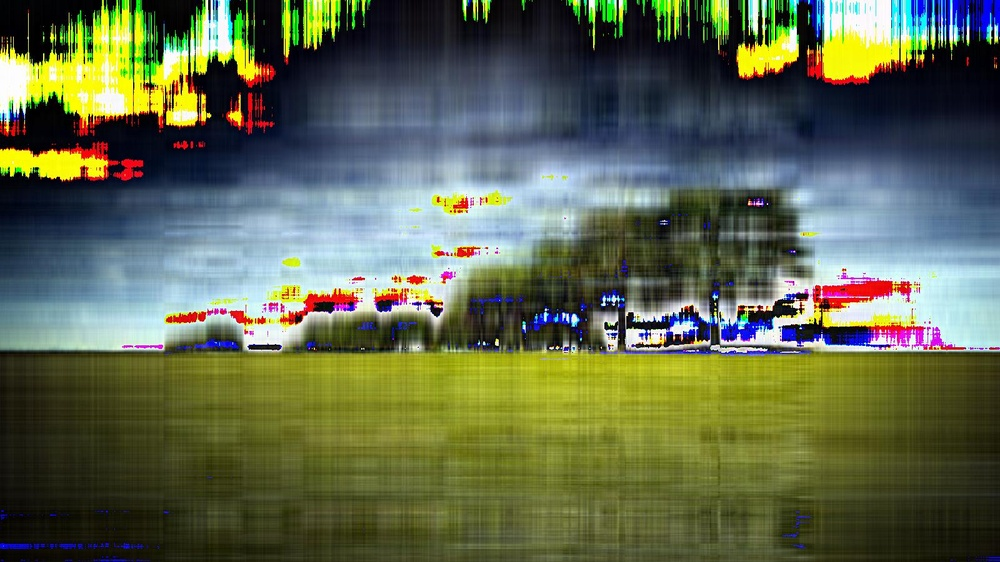
#> input picture pca/Image1/10.jpg, 1000 x 562 px, shrunk from 1600 x 900 before the run
$ python pca.py Image1/10.jpg out.png 3
#> lines starting #> are read from the running program, lines starting #| are printed output that depends on the picture
from skimage import io as imageio
import sys
import numpy as np
from sklearn.decomposition import PCA

# get the input original image and the K value (number of colors/clusters)
imgName = sys.argv[1]

# number of the pricinpal components
k = int(sys.argv[3])

# read in the image
image = imageio.imread(imgName)
#> image is the input picture: shape (562, 1000, 3); mean R, G, B 95.4, 104.2, 78

# get the dimensions of the image
width, height, depth = image.shape
#> width = 562; height = 1000; depth = 3

image_arr = np.reshape(image,(width,depth*height))
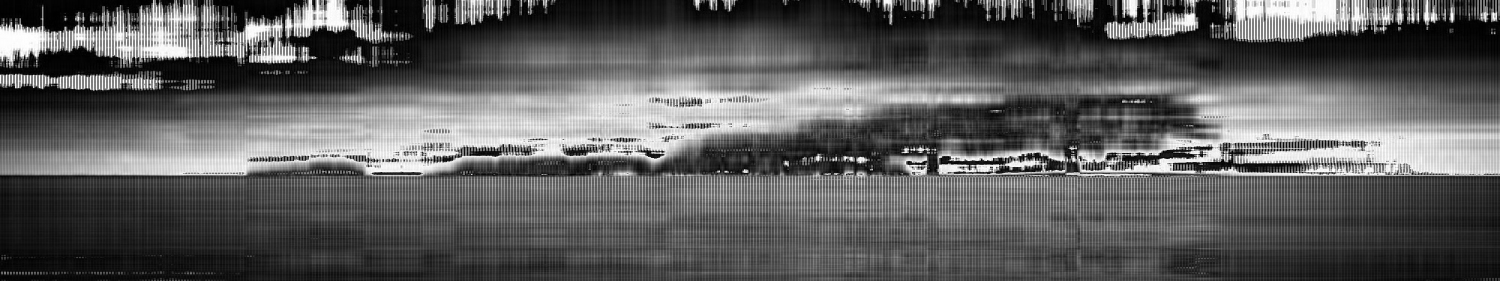
#> image_arr: shape (562, 3000) (shown at 1/2 size); min 0, max 255, mean 92.5

# apply PCA on each color component
pca = PCA(n_components=k).fit(image_arr)
compressed_arr = pca.transform(image_arr)
#> compressed_arr = 562 rows, first 8: [-355.1, 516.8, -3449.9], [-443.1, 565.9, -3435.2], [-536.2, 646.2, -3431.7], [-617.3, 714.1, -3430.9], [-666.4, 743.9, -3435.8], [-722, 841.1, -3442], [-728.3, 960.7, -3461.7], [-738.5, 986.5, -3472.6]
compressed_image = pca.inverse_transform(compressed_arr)
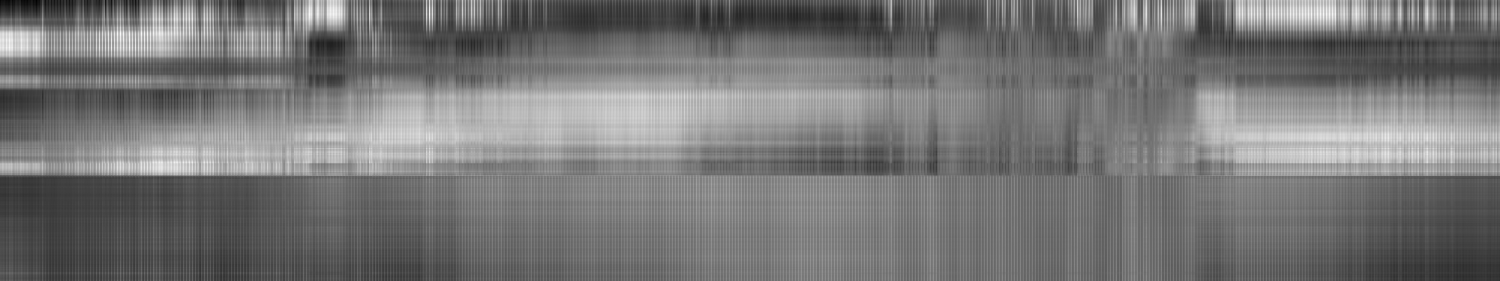
#> compressed_image: shape (562, 3000) float64 (shown at 1/2 size); min -79.3, max 291.5, mean 92.5; drawn with min black and max white

#reconstruct compressed image
compressed_image = compressed_image.reshape(width,height,depth).astype(np.uint8)
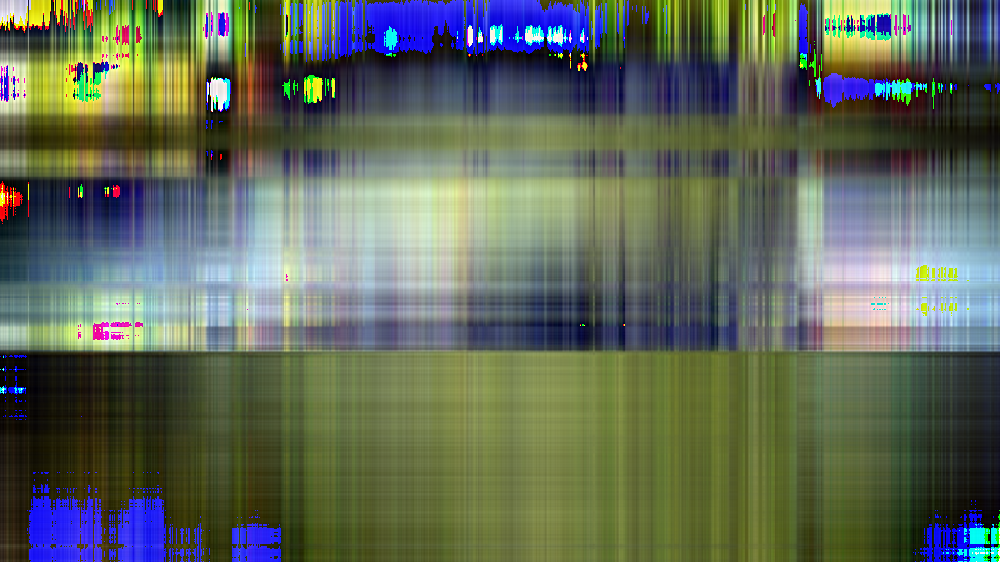
#> compressed_image: shape (562, 1000, 3); mean of channels 0, 1, 2 95.9, 105.4, 90.4; drawn as R, G, B

# save the compressed image
imageio.imsave(sys.argv[2],compressed_image)
